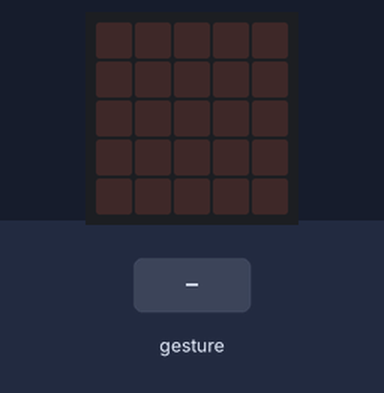
A program run on a simulated BBC micro:bit (MakeCode). On the bench: the board's 5×5 LED display. The test bench sets the inputs (shaded band). Random numbers come from a fixed seed; a tilt is held for 1.5 s and a shake lasts 1 s, then the board lies face up again.

Above: at 1.2 s.
1.3 s: gesture 'shake'
At 2.0 s:
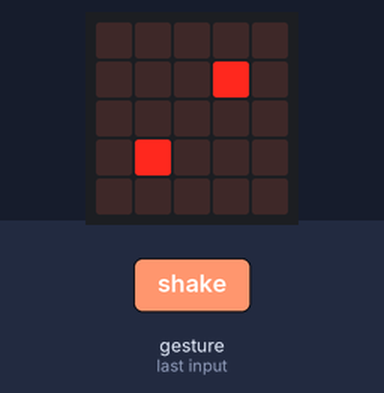
4.3 s: gesture 'shake'
At 5.5 s:
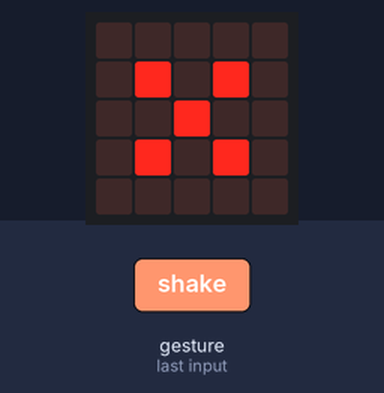
7.3 s: gesture 'shake'
At 7.8 s:
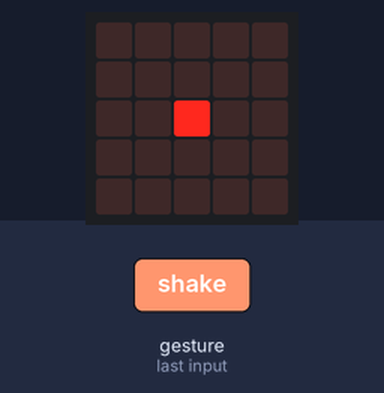
10.3 s: gesture 'shake'
At 11.3 s:
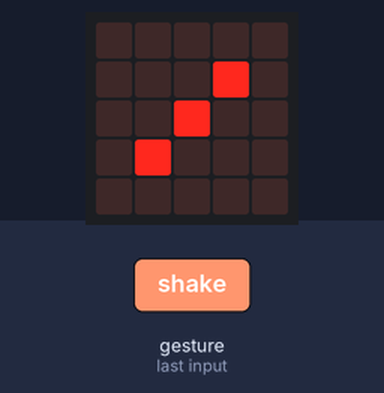
Timing chart, 0 to 13.3 s (numbered marks = the images above; inputs shaded):
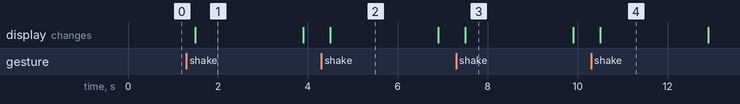

Measured:
- after the input at 1.3 s, the display: changes after 0.20 s (image 1)
- after the input at 4.3 s, the display: changes after 0.20 s (image 2)
- after the input at 7.3 s, the display: changes after 0.20 s (image 3)
- after the input at 10.3 s, the display: changes after 0.20 s (image 4)
- what the display in image 1 shows lasts 2.4 s, from 1.5 s to 3.9 s

The program:

main.ts
```typescript
let dado = 0
input.onGesture(Gesture.Shake, function () {
    dado = randint(1, 6)
    if (dado == 1) {
        basic.showLeds(`
            . . . . .
            . . . . .
            . . # . .
            . . . . .
            . . . . .
            `)
    } else if (dado == 2) {
        basic.showLeds(`
            . . . . .
            . . . # .
            . . . . .
            . # . . .
            . . . . .
            `)
    } else if (dado == 3) {
        basic.showLeds(`
            . . . . .
            . . . # .
            . . # . .
            . # . . .
            . . . . .
            `)
    } else if (dado == 4) {
        basic.showLeds(`
            . . . . .
            . # . # .
            . . . . .
            . # . # .
            . . . . .
            `)
    } else if (dado == 5) {
        basic.showLeds(`
            . . . . .
            . # . # .
            . . # . .
            . # . # .
            . . . . .
            `)
    } else {
        basic.showLeds(`
            . . . . .
            . # . # .
            . # . # .
            . # . # .
            . . . . .
            `)
    }
    basic.pause(2000)
    basic.clearScreen()
})
basic.forever(function () {

})
```

test.ts
```typescript
// testes vão aqui; isto não será compilado quando este pacote for usado como uma extensão.
```
